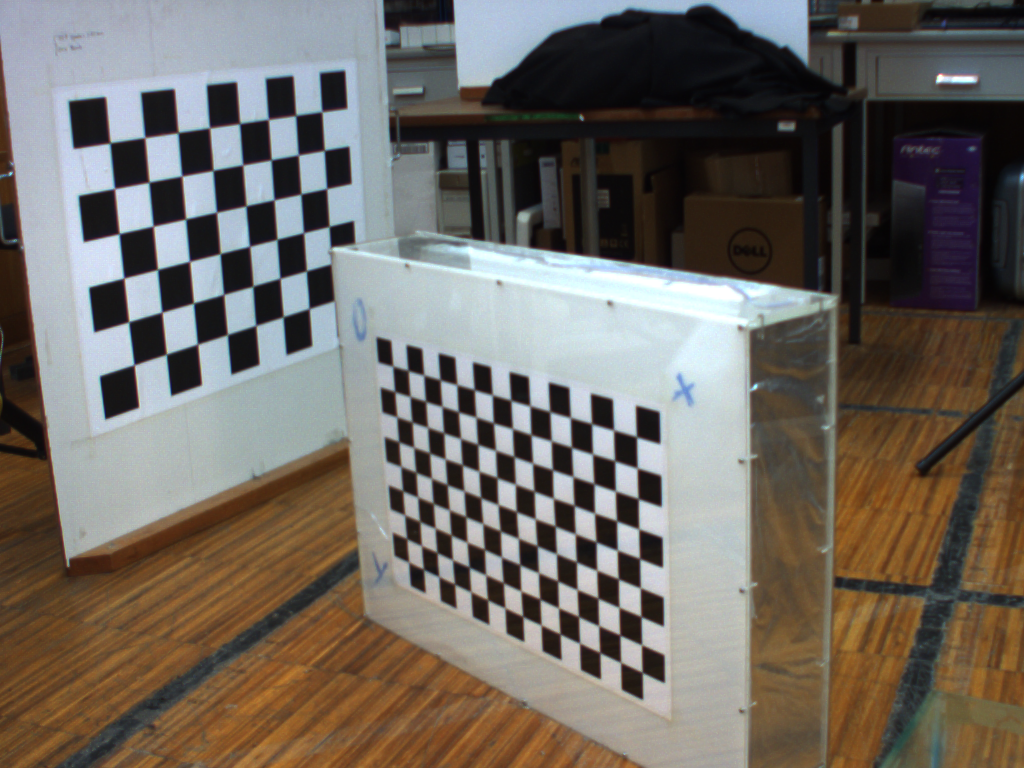
%> input picture TP6/P5/Cam_dir_02.ppm, 1024 x 768 px
$ octave Main.m   (GNU Octave 9; MATLAB toolbox functions it lacks are replaced by stand-ins)
%> lines starting %> are read from the running program, lines starting %| are printed output that depends on the picture
clc
clear all


%%


pe = importdata('Cam_dir_02.ppm');
%> pe is the input picture: size 768x1024x3 uint8; mean R, G, B 110.8, 104.6, 97.7
pd = importdata('Cam_esq_02.ppm');
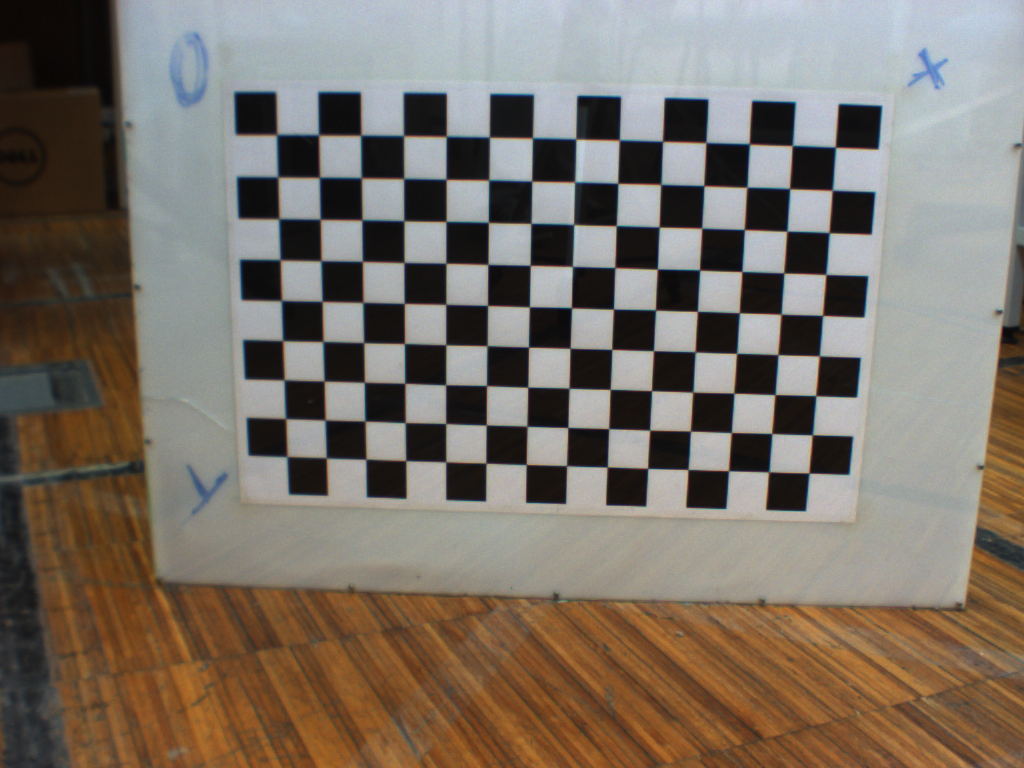
%> input picture TP6/P5/Cam_esq_02.ppm, 1024 x 768 px
%> pd is the input picture: size 768x1024x3 uint8; mean R, G, B 122.4, 113, 103.1


Pd_02=[90 123; 160 112;130 163;195 154]%;169 205;225 111];
Pe_02=[256 115;337 111;427 112;304 159]%;381 159;339 199];
Pd_05=[88 120;160 114;131 165;198 153]%;173 502;232 502];
Pe_05=[116 163;239 155;343 145;180 217]%;178 330;240 237];

pontos_e=[Pe_02;Pe_05];
pontos_e(:,3)=1
pontos_d=[Pd_02;Pd_05];
pontos_d(:,3)=1

%%
% %Mostrar pontos na imagem direita
%
 A=imread('Cam_dir_02.ppm');
 A=rgb2gray(A);
% figure(1)
 imshow(A)
% hold on;
% axis image;
% scatter(gca,Pd_02(:,1),Pd_02(:,2));% Cria circulos coloridos nas coordenadas x e y
% set(gcf,'Color','g');
%
 C=imread('Cam_dir_05.ppm');
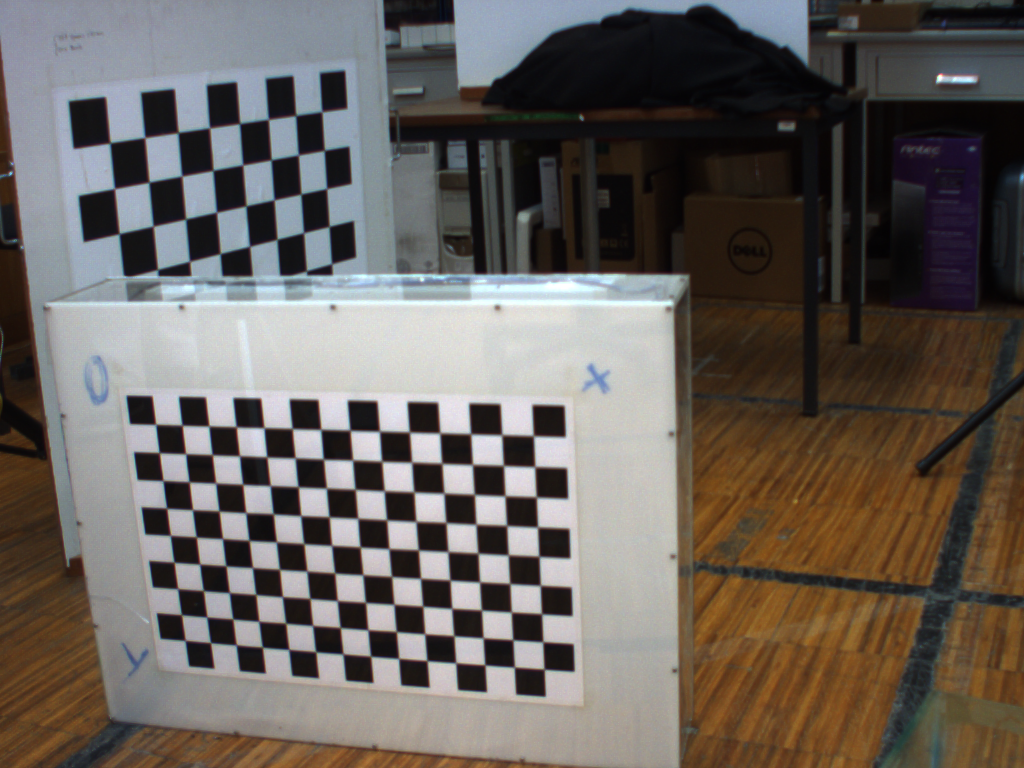
%> input picture TP6/P5/Cam_dir_05.ppm, 1024 x 768 px
%> C is the input picture: size 768x1024x3 uint8; mean R, G, B 104, 97.5, 92.4
 C=rgb2gray(C);
%> C: size 768x1024 uint8
% figure(1)
 imshow(C)
% hold on;
% axis image;
% scatter(gca,Pd_05(:,1),Pd_05(:,2));% Cria circulos coloridos nas coordenadas x e y
% set(gcf,'Color','g');


%%
% %Mostrar pontos na imagem esquerda
%
B=imread('Cam_esq_02.ppm');
B=rgb2gray(B);
% figure(2)
imshow(B)
% hold on;
% axis image;
% scatter(gca, Pe_02(:,1), Pe_02(:,2));
% set(gcf,'Color','g');
NO=imread('Cam_esq_05.ppm');
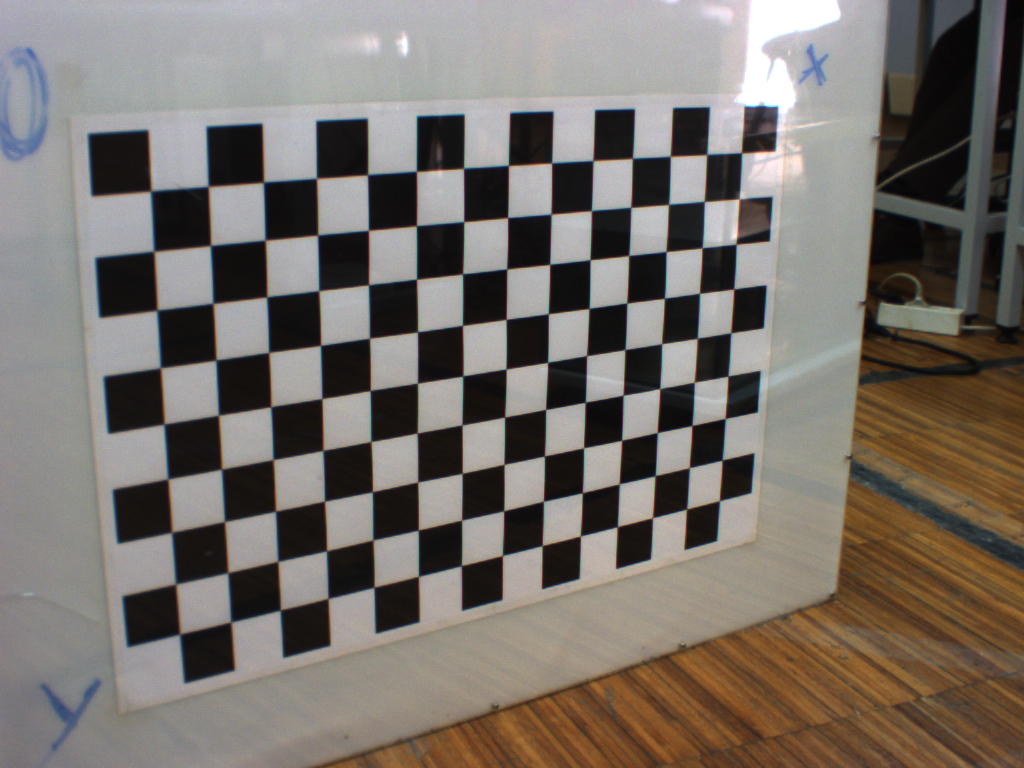
%> input picture TP6/P5/Cam_esq_05.ppm, 1024 x 768 px
%> NO is the input picture: size 768x1024x3 uint8; mean R, G, B 119.3, 112.5, 106.4
NO=rgb2gray(NO);
%> NO: size 768x1024 uint8
% figure(2)
imshow(NO)
% hold on;
% axis image;
% scatter(gca, Pe_02(:,1), Pe_02(:,2));
% set(gcf,'Color','g');

%%
%Calculo dos centro de massa e a sua normaliza鏰o
%Calculo das Medias x e y como o se

Centro_dir_02=[mean(Pd_02(:,1)) mean(Pd_02(:,2))];%Calculo das Medias x e y direito

Centro_esq_02=[mean(Pe_02(:,1)) mean(Pe_02(:,2))];%Calculo das Medias x e y esquerdo

Centro_esq_05=[mean(Pe_05(:,1)) mean(Pe_05(:,2))];

Centro_dir_05=[mean(Pd_05(:,1)) mean(Pd_05(:,2))];
%Distancia dos pontos ao centro

dist_med_dir_02 = mean(sqrt((Pd_02(:,1)-Centro_dir_02(1)).^2 + (Pd_02(:,2)-Centro_dir_02(2)).^2)) / sqrt(2);

dist_med_esq_02 = mean(sqrt((Pe_02(:,1)-Centro_esq_02(1)).^2 + (Pe_02(:,2)-Centro_esq_02(2)).^2)) / sqrt(2);

dist_med_dir_05 = mean(sqrt((Pd_05(:,1)-Centro_dir_05(1)).^2 + (Pd_05(:,2)-Centro_dir_05(2)).^2)) / sqrt(2);

dist_med_esq_05 = mean(sqrt((Pe_05(:,1)-Centro_esq_05(1)).^2 + (Pe_05(:,2)-Centro_esq_05(2)).^2)) / sqrt(2);
%%
%Obten鏰o das Transforma鏾es


Td_02=[1/dist_med_dir_02 0 -Centro_dir_02(1)/dist_med_dir_02;
    0 1/dist_med_dir_02 -Centro_dir_02(2)/dist_med_dir_02;
    0 0 1];

Te_02=[1/dist_med_esq_02 0 -Centro_esq_02(1)/dist_med_esq_02;
    0 1/dist_med_esq_02 -Centro_esq_02(2)/dist_med_esq_02;
    0 0 1];

Td_05=[1/dist_med_dir_05 0 -Centro_dir_05(1)/dist_med_dir_05;
    0 1/dist_med_dir_05 -Centro_dir_05(2)/dist_med_dir_05;
    0 0 1];

Te_05=[1/dist_med_esq_05 0 -Centro_esq_05(1)/dist_med_esq_05;
    0 1/dist_med_esq_05 -Centro_esq_05(2)/dist_med_esq_05;
    0 0 1];

%Acrescentar coluna de 1s (coordenadas homogeneas) e transformar

pdch=(Td_02*[Pd_02 ones(size(Pd_02,1),1)]')';
pech=(Te_02*[Pe_02 ones(size(Pe_02,1),1)]')';
pdch_05=(Td_05*[Pd_05 ones(size(Pd_02,1),1)]')';
pech_05=(Te_05*[Pe_05 ones(size(Pd_02,1),1)]')';

%%
%Matriz fundamental
%sistema de equa鏾es  A=UDV'
%construir a matriz A


for i = 1 : length(pech)

   K(i,:) = [pech(i,1)*pdch(i,1) pdch(i,1)*pech(i,2) pdch(i,1) pdch(i,2)*pech(i,1) pdch(i,2)*pech(i,2) pdch(i,2) pech(i,1) pech(i,2) 1 ];

end


[U,D,V] = svd(K);% decompor K

[Value index]=min(sum(D));

Fc=reshape(V(:,index),3,3);

%%
%Fc=Uc.Dc.Vc'

[U D V]=svd(Fc);

%%
%Coluna do Menor valor de D=0;
[Value index]=min(sum(D));
Dc(:,index)=0;

%%
%Fn=UDV
Fn=U*D*V';

%%
%F " desnormalizada"

F=Td_02*Fn*Te_02


%%
%PARTE 1
%EPIPOLOS

[U D V]=svd(F);
[values index]=min(sum(D));

%%
%Epipolo Direito

Epipolo_d=U(:,index);
Epipolo_d=Epipolo_d./Epipolo_d(3);


Epipolo_e=V(:,index);
Epipolo_e=Epipolo_e./Epipolo_e(3);


%% 3 - Representacao das rectas epipolares

%Direita 02
figure
imshow(A);
hold;
plot(pontos_d(1:4,1),pontos_d(1:4,2),'b+');
plot([Epipolo_d(1); pontos_d(1,1)],[Epipolo_d(2); pontos_d(1,2)],'g-');
plot([Epipolo_d(1); pontos_d(2,1)],[Epipolo_d(2); pontos_d(2,2)],'g-');
plot([Epipolo_d(1); pontos_d(3,1)],[Epipolo_d(2); pontos_d(3,2)],'g-');
plot([Epipolo_d(1); pontos_d(4,1)],[Epipolo_d(2); pontos_d(4,2)],'g-');
plot(Epipolo_d(1),Epipolo_d(2),'rx');
title('Direita_02');
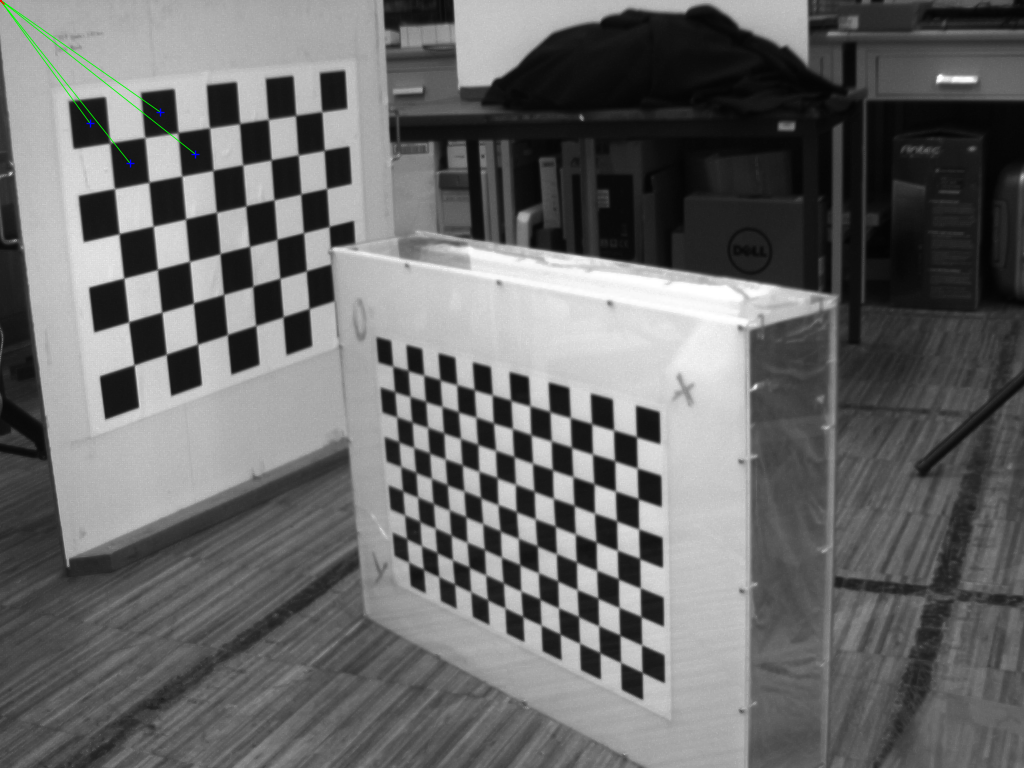
%> figure redrawn from the program's plot data; its title reads 'Direita_02'

%Direita 05
figure
imshow(C);
hold;
plot(pontos_d(5:8,1),pontos_d(5:8,2),'b+');
plot([Epipolo_d(1); pontos_d(5,1)],[Epipolo_d(2); pontos_d(5,2)],'g-');
plot([Epipolo_d(1); pontos_d(6,1)],[Epipolo_d(2); pontos_d(6,2)],'g-');
plot([Epipolo_d(1); pontos_d(7,1)],[Epipolo_d(2); pontos_d(7,2)],'g-');
plot([Epipolo_d(1); pontos_d(8,1)],[Epipolo_d(2); pontos_d(8,2)],'g-');
plot(Epipolo_d(1),Epipolo_d(2),'rx');
title('Direita_05');
%> figure, not shown here; its title reads 'Direita_05'

%Esquerda 02
figure
imshow(B);
hold;
plot(pontos_e(1:4,1),pontos_e(1:4,2),'b+');
plot([Epipolo_e(1); pontos_e(1,1)],[Epipolo_e(2); pontos_e(1,2)],'g-');
plot([Epipolo_e(1); pontos_e(2,1)],[Epipolo_e(2); pontos_e(2,2)],'g-');
plot([Epipolo_e(1); pontos_e(3,1)],[Epipolo_e(2); pontos_e(3,2)],'g-');
plot([Epipolo_e(1); pontos_e(4,1)],[Epipolo_e(2); pontos_e(4,2)],'g-');
plot(Epipolo_e(1),Epipolo_e(2),'rx');
title('Esquerda_02');
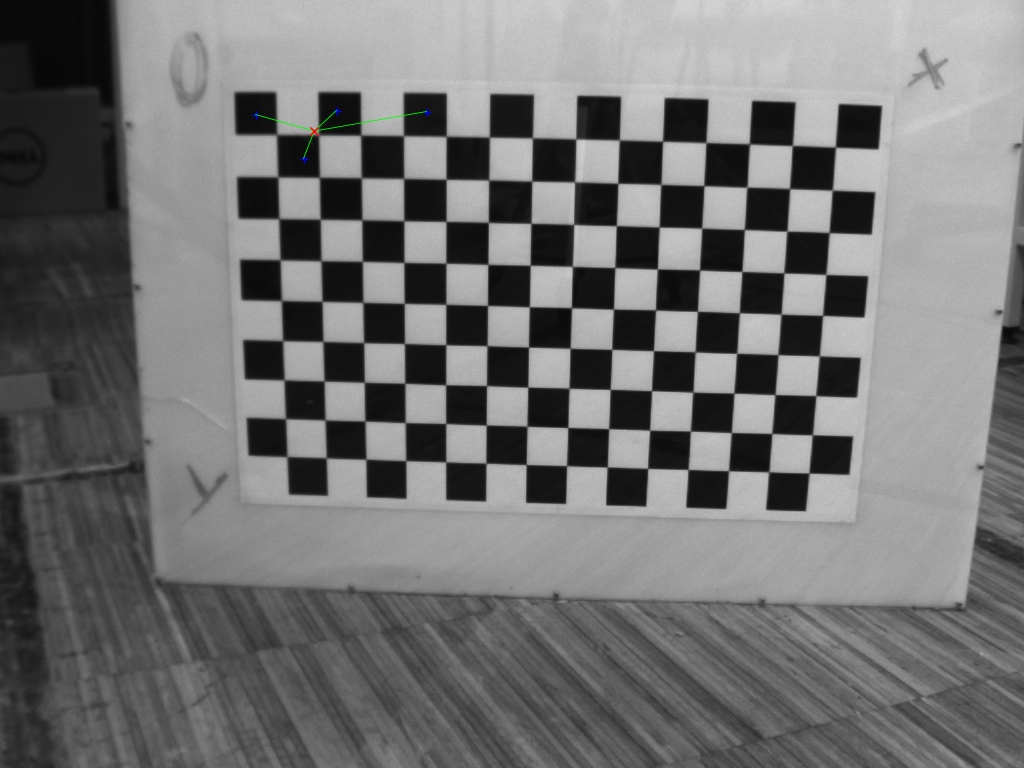
%> figure redrawn from the program's plot data; its title reads 'Esquerda_02'

%Esquerda 05

figure
imshow(NO);
hold;
plot(pontos_e(5:8,1),pontos_e(5:8,2),'b+');
plot([Epipolo_e(1); pontos_e(5,1)],[Epipolo_e(2); pontos_e(5,2)],'g-');
plot([Epipolo_e(1); pontos_e(6,1)],[Epipolo_e(2); pontos_e(6,2)],'g-');
plot([Epipolo_e(1); pontos_e(7,1)],[Epipolo_e(2); pontos_e(7,2)],'g-');
plot([Epipolo_e(1); pontos_e(8,1)],[Epipolo_e(2); pontos_e(8,2)],'g-');
plot(Epipolo_e(1),Epipolo_e(2),'rx');
title('Esquerda_05');
%> figure, not shown here; its title reads 'Esquerda_05'


%% Parte 2
%%
%Determinacao da matriz essencial
K_esq=[1317.2498 0 512.23259; 0 1316.83041 413.07903; 0 0 1];
K_dir=[1312.9489 0 533.80481; 0 1313.02652 397.59032; 0 0 1];
E=K_dir'*F*K_esq;

%%
%Determinacao das matrizes de rotacao e translacao
W=[0 1 0; -1 0 0;0 0 1];

[Ue,De,Ve] = svd(E);

Aux=[0 -1 0; 1 0 0;0 0 0];

Trans=Ve*Aux*Ve';

Rot = Ue*W*Ve';

%%
%Determinacao das coordenadas 3D dos pontos escolhidos

c_direita=inv(K_esq)*pontos_e';
c_esquerda=inv(K_dir)*pontos_d';

Ze=zeros(8,1);

for n= 1 : 8
    Ze(n)=(Trans(1)-c_direita(1,n)*Trans(3))/(c_esquerda(1,n)*(c_direita(1,n)*Rot(3,1)-Rot(1,1))+  c_esquerda(2,n)*(c_direita(1,n)*Rot(3,2)-Rot(1,2))+Rot(3,3)*c_direita(1,n)-Rot(1,3));
end

Xe=Ze'.*c_esquerda(1,:);
Ye=Ze'.*c_esquerda(2,:);

figure
plot3(Xe(1:4),Ye(1:4), Ze(1:4), 'rx',Xe(5:8),Ye(5:8), Ze(5:8), 'bo');
grid on
xlabel('X - s.c. da camara esquerda')
ylabel('Y - s.c. da camara esquerda')
zlabel('Z - s.c. da camara esquerda')
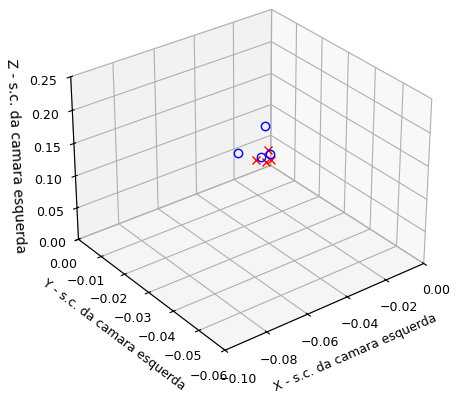
%> figure redrawn from the program's plot data
